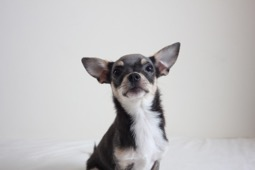
#> input picture uploads/images01.jpg, 255 x 170 px, found by its file name
$ python grayscale.py
#> lines starting #> are read from the running program, lines starting #| are printed output that depends on the picture; after the words box and inside, x2 and y2 are one past the last pixel; in counts of white or black regions, pixels touching at a corner belong together
import cv2

def grayscale_and_threshold(input_image_path, output_path="output_image/grayscale.jpg"):
    # 画像を読み込む
#> called with input_image_path = 'uploads/images01.jpg', output_path = 'output_image/grayscale.jpg'
    image = cv2.imread(input_image_path)
#> image is the input picture: shape (170, 255, 3); mean B, G, R 191.8, 191.1, 192.5

    # グレースケール化
    gray_image = cv2.cvtColor(image, cv2.COLOR_BGR2GRAY)

    # 画像の確認（グレースケール）
    cv2.imshow('Gray Image', gray_image)
    cv2.waitKey(0)
    cv2.destroyAllWindows()

    # ここで適切な閾値を設定し、二値化を行う
    _, threshold_image = cv2.threshold(gray_image, 128, 255, cv2.THRESH_BINARY)
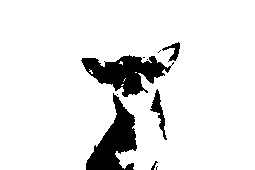
#> threshold_image: shape (170, 255); 90.2% white; 10 black regions (5 under 20 px), largest, box (x1, y1, x2, y2) and area: (81, 55, 174, 97) 1948, (86, 93, 137, 170) 1871, (150, 89, 167, 140) 268, (162, 42, 180, 62) 136, (151, 161, 158, 170) 23

    # 画像の保存
    cv2.imwrite(output_path, threshold_image)

    # 画像の確認（二値化）
    cv2.imshow('Threshold Image', threshold_image)
    cv2.waitKey(0)
    cv2.destroyAllWindows()

# 画像のパスを指定して関数を呼び出す
input_image_path = 'uploads/images01.jpg'
grayscale_and_threshold(input_image_path)
